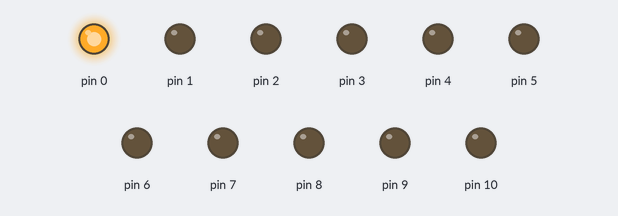
The sketch below on a simulated Arduino Uno, built with avr-gcc and run on an emulated ATmega328P. On the bench: output pins drawn as LEDs (lit = HIGH).

Above: at 0.2 s.
At 1.7 s:
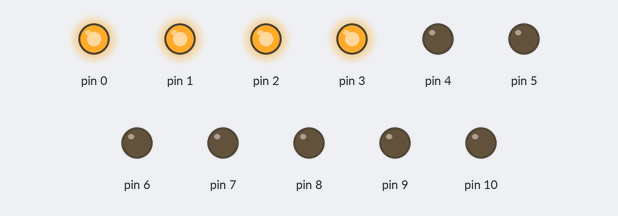
At 3.2 s:
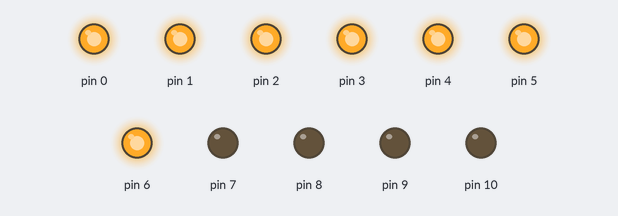
At 6.7 s:
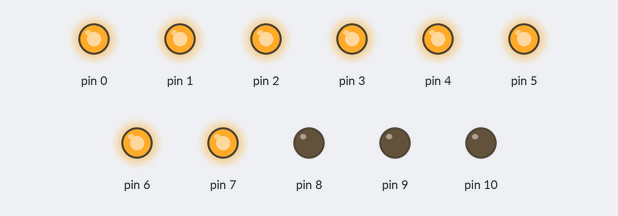
At 9.7 s:
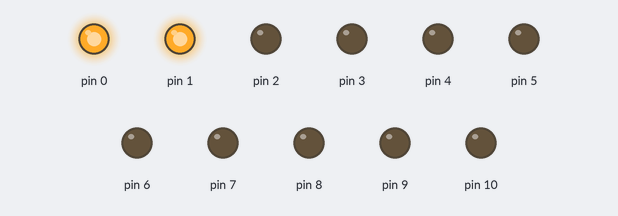
At 13.7 s:
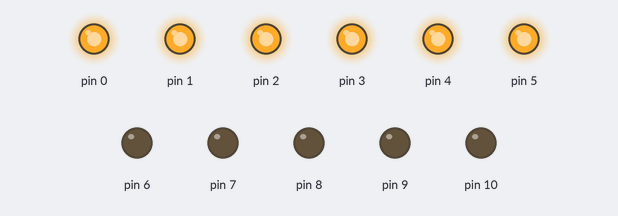
Timing chart, 0 to 14.3 s (numbered marks = the images above):
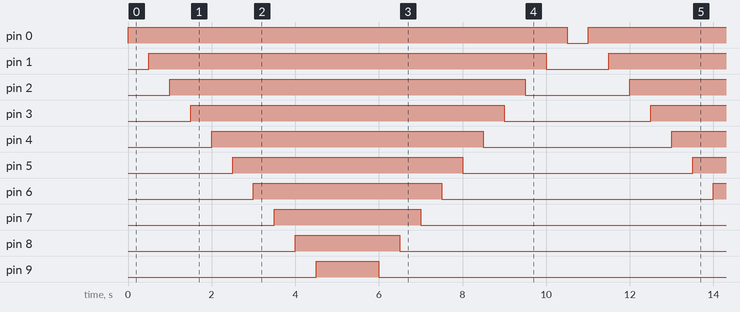

Measured:
- by itself, pin 0: alternates HIGH for 10.5 s and LOW for 0.50 s
- by itself, pin 1: alternates HIGH for 9.5 s and LOW for 1.5 s
- by itself, pin 2: alternates HIGH for 8.5 s and LOW for 2.5 s
- by itself, pin 3: alternates HIGH for 7.5 s and LOW for 3.5 s
- by itself, pin 4: alternates HIGH for 6.5 s and LOW for 4.5 s
- by itself, pin 5: alternates HIGH for 5.5 s and LOW for 5.5 s
- by itself, pin 6: alternates HIGH for 4.5 s and LOW for 6.5 s
- by itself, pin 7: alternates HIGH for 3.5 s and LOW for 7.5 s

The sketch:

ten_bars_display.ino
```cpp
void setup() {
  for (int i=0;i<=10;i++) {
    pinMode(i,OUTPUT);
  }
}

void loop() {
  for (int i=0;i<=10;i++) {
    digitalWrite(i,HIGH);
    delay(500);
  }
  for (int i=10;i>=0;i--) {
    digitalWrite(i,LOW);
    delay(500);
  }
}
```
